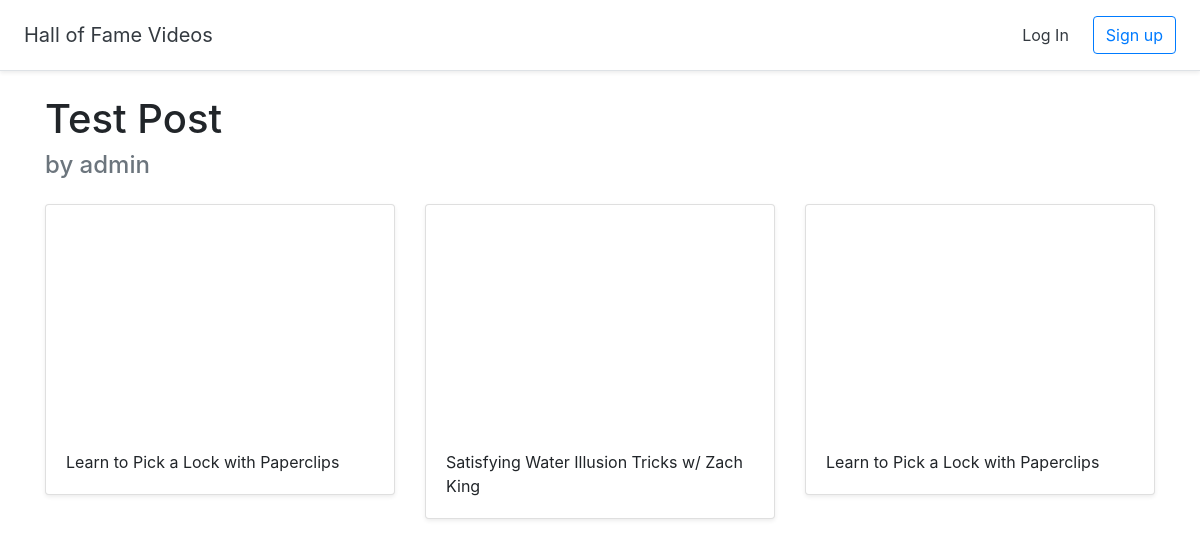
The app's page /halls/4/, older data.
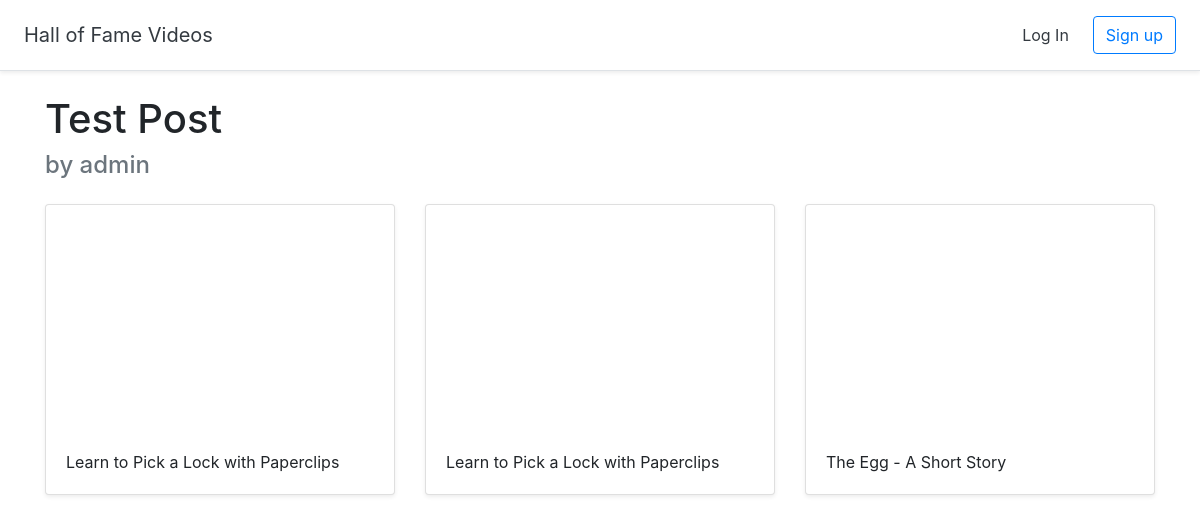
The same page, newer data.
### halls/models.py (models this page shows, shortened)
class Hall(models.Model):
    title = models.CharField(max_length=255)
    user = models.ForeignKey(User, on_delete=models.CASCADE)

class Video(models.Model):
    title = models.CharField(max_length=255)
    url = models.URLField()
    youtube_id = models.CharField(max_length=255)
    hall = models.ForeignKey(Hall, on_delete=models.CASCADE)

### halls/views.py (the view)
# urls.py: path('halls/<int:pk>/', views.DetailHallView.as_view(), name='detail_hall'),
class DetailHallView(generic.DetailView):
    model = models.Hall
    template_name = 'halls/detailed_hall.html'

### halls/templates/halls/detailed_hall.html (shortened to what this page needs)
{% extends 'halls/base.html' %}
{% block content %}
    <div class="container">
        <h1 class="mt-4">{{ hall.title }}</h1>
        <h4 class="text-muted">by {{ hall.user.username }}</h4>
        <div class="row">
            {% for video in hall.video_set.all %}
                <div class="col-md-4 mt-3">
                    <div class="card mb-4 shadow-sm">
                        <iframe width="100%" height="225"
                                src="https://www.youtube.com/embed/' + video['id']['videoId'] + '" frameborder="0"
                                allow="accelerometer; autoplay; encrypted-media; gyroscope; picture-in-picture"
                                allowfullscreen></iframe>
                        <div class="card-body">
                            <p class="card-text">{{ video.title }}</p>
                        </div>
                    </div>
                </div>
            {% endfor %}
        </div>
    </div>
{% endblock %}

### halls/templates/halls/base.html (shortened to what this page needs)
<!doctype html>
<html lang="en">
{% load static %}
<head>
  <link rel="stylesheet" href="https://stackpath.bootstrapcdn.com/bootstrap/4.2.1/css/bootstrap.min.css">
  <link href="{% static 'custom.css' %}" rel="stylesheet">
</head>
<body>
  <div class="d-flex flex-column flex-md-row align-items-center p-3 px-md-4 bg-white border-bottom shadow-sm">
    <h5 class="my-0 mr-md-auto font-weight-normal"><a href="{% url 'halls:home' %}" class="text-dark">Hall of Fame Videos</a></h5>
    <nav class="my-2 my-md-0 mr-md-3">
      {% if user.is_authenticated %}
      <a class="p-2 text-dark" href="{% url 'halls:dashboard' %}">Dashboard</a>
      <a class="p-2 text-dark" href="{% url 'halls:logout' %}">Log Out</a>
      {% else %}
      <a class="p-2 text-dark" href="{% url 'halls:login' %}">Log In</a>
      {% endif %}
    </nav>
    {% if user.is_authenticated == False %}
    <a class="btn btn-outline-primary" href="{% url 'halls:signup' %}">Sign up</a>
    {% endif %}
  </div>
  {% block content %}
  {% endblock %}
</body>
</html>

Row changes from the older to the newer data that the page shows:
removed Video: title "Satisfying Water Illusion Tricks w/ Zach King"
added Video: title "The Egg - A Short Story"
